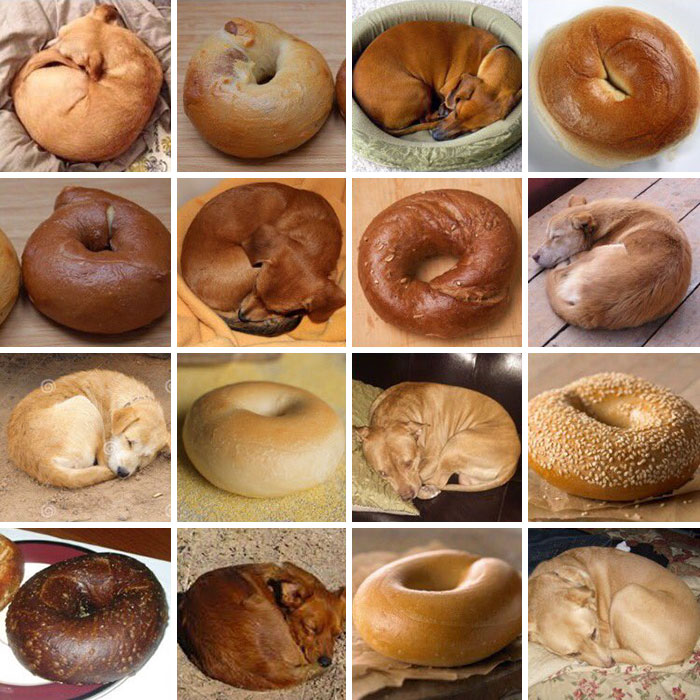
#> input picture open_program/data/dog-food-comparison-bagel-muffin-lookalike-teenybiscuit-karen-zack__700.jpg, 700 x 700 px; its folder holds only this picture in this run
$ jupyter execute --allow-errors dogs_image_rec.ipynb
#> lines starting #> are read from the running program, lines starting #| are printed output that depends on the picture
# Dogs and bagels

Voor mijn open program was ik op zoek naar een opdracht die ik leuk vond om te maken. Toen ik op zoek was ben ik een leuke video tegen gekomen waar iemand een machine learning model traint om bagels en honden te onderscheiden. Dit vond ik erg interessant en is ook iets wat ik wilde doen voor mijn project in het open program.

[cell 1]
import copy, pathlib, math
import PIL.Image as Image

import sklearn
import numpy
import matplotlib
import matplotlib.pyplot as plt

print("scikit-learn version:", sklearn.__version__)     # 1.1.3
print("numpy version:", numpy.__version__)              # 1.23.4
print("matplotlib version:", matplotlib.__version__)    # 3.6.2

# Data
De dat die ik gebruikt heb is deels van de omslag foto van dit notebook, deze fotos heb ik opgedeeld in evenredige 4x4 vlakken. Hier heb ik dus 16 fotos van gemaakt. Dit vond ik niet genoeg om een model op los te laten dus, heb ik 12 fotos van honden en 12 fotos van bagels van het internet gehaald. Deze heb ik uitgezocht dat ze vierkant zijn en dat ze vergelijkbare achtergronden hebben. Deze fotos heb ik in een mapje gezet en heb ik de code hieronder gebruikt om de fotos in te laden.

[cell 2]
size = 256

def load_image(file, size):
#> called with size = 256
    img = Image.open(file)
#> img is the input picture: PIL image 700x700 RGB; mean R, G, B 161.1, 123, 92.4
    img = img.resize((size, size))
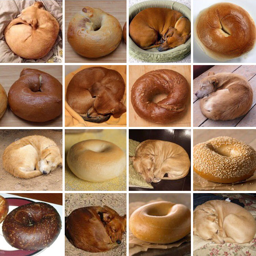
#> img: PIL image 256x256 RGB; mean R, G, B 161.1, 122.9, 92.3
    return numpy.array(img).flatten()

def load_labelled_images(path, size):
    labels = list()
    files = list()
    for file_info in [x for x in pathlib.Path(path).glob("**/**/*.jpg")]:
        labels.append(file_info.parts[1])
        files.append(str(file_info))
    imgs = numpy.array([load_image(f, size) for f in files])
    return imgs, numpy.array(labels)

images, labels = load_labelled_images("./data", size)
print("Loaded", len(images), "images in the following", len(numpy.unique(labels)), "classes:")
#| Loaded 1 images in the following 1 classes:
for label in numpy.unique(labels):
    print(label)
#> this loop made 1 pass
#| dog-food-comparison-bagel-muffin-lookalike-teenybiscuit-karen-zack__700.jpg

[cell 3]
sample_size = 16


plotimgs = copy.deepcopy(images)
numpy.random.shuffle(plotimgs)
rows = plotimgs[:sample_size]

_, subplots = plt.subplots(nrows = math.ceil(sample_size/8), ncols = 8, figsize=(18, int(sample_size/3)))
subplots = subplots.flatten()
for i, x in enumerate(rows):
    subplots[i].imshow(numpy.reshape(x, [size, size, 3]))
    subplots[i].set_xticks([])
    subplots[i].set_yticks([])
